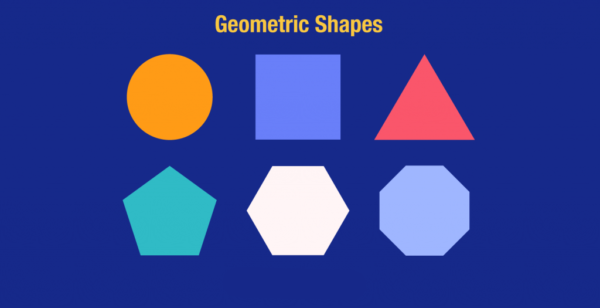
#> input picture lab5/geometric.png, 600 x 308 px
$ python 'Câu2.py'
#> lines starting #> are read from the running program, lines starting #| are printed output that depends on the picture
#dò tìm cạnh theo chiều dọc
from PIL import Image
import numpy as np
import imageio.v2 as iio
import scipy.ndimage as nd
from skimage.morphology import label
from skimage.measure import regionprops
import matplotlib.pyplot as plt
import matplotlib.patches as mpatches
from skimage.filters.thresholding import threshold_otsu

data = Image.open('geometric.png').convert('L')
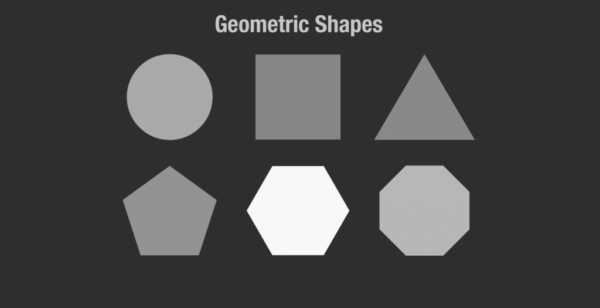
#> data: PIL image 600x308 L; min 45, max 248, mean 72.1
bmg = abs(data - nd.shift(data, (0, 1), order=0))
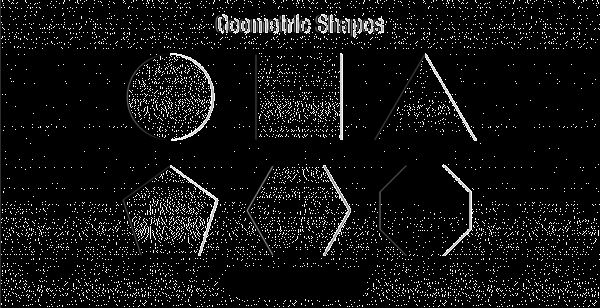
#> bmg: shape (308, 600); min 0, max 255, mean 16.7
plt.imshow(bmg)
plt.show()
